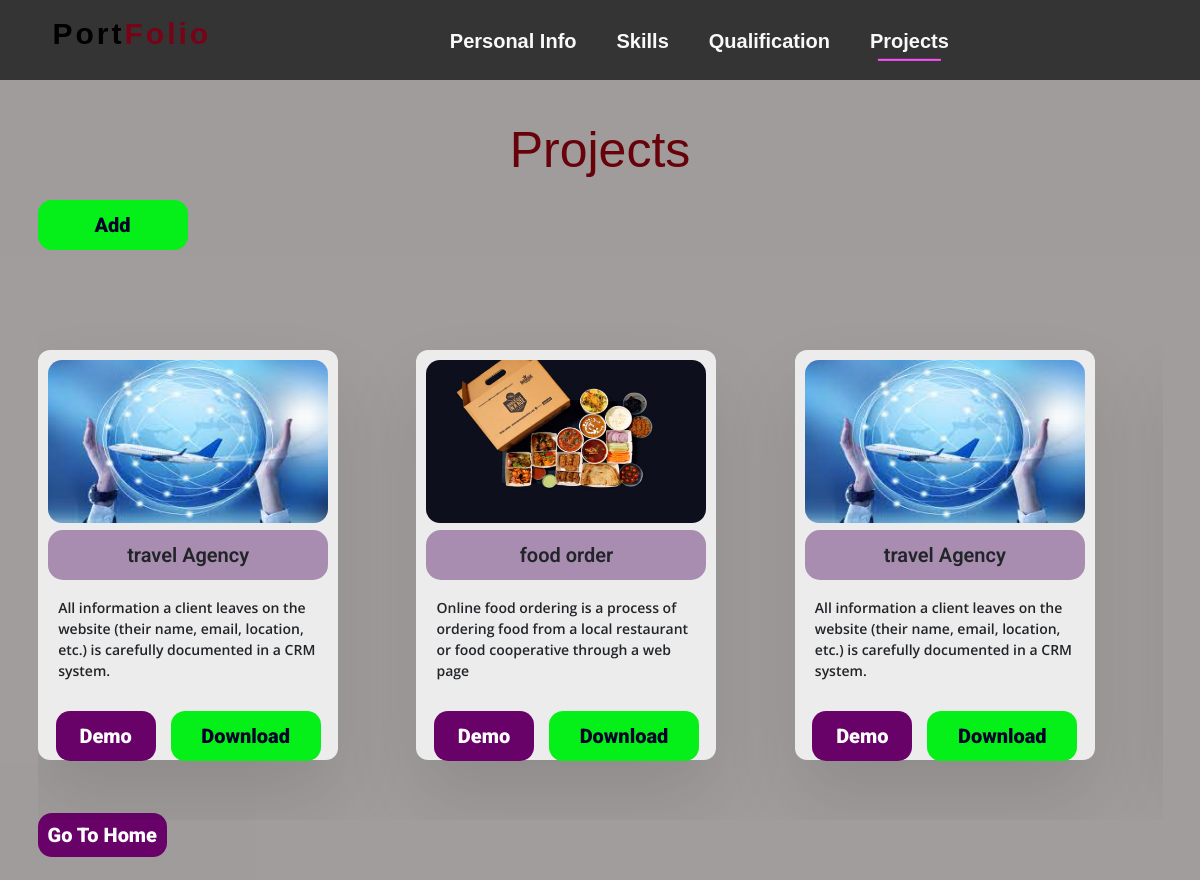
/project.php (signed in), run on the app's committed database.
### tables this page shows
CREATE TABLE `project` (
  `pid` int NOT NULL,
  `pmail` varchar(255) NOT NULL,
  `pname` varchar(255) NOT NULL,
  `pdesc` varchar(255) NOT NULL,
  `pimg` varchar(255) NOT NULL
);

### project.php (the view, shortened to what this page needs)
<?php
include "conn.php";
?>
<!DOCTYPE html>
<html lang="en">
<head>
    <link rel="stylesheet" href="css/bootstrap.min.css">
    <link rel="stylesheet" href="css/owl.carousel.min.css">
    <link rel="stylesheet" href="https://stackpath.bootstrapcdn.com/font-awesome/4.7.0/css/font-awesome.min.css">
    <link rel="stylesheet" href="css/owl.theme.green.css">
    <link rel="stylesheet" href="css/style.css">
    <link rel="stylesheet" href="css/res.css">
    <link rel="stylesheet" href="css/register.css">
</head>
<body id="register">
    <section id="Home-header">
        <div class="container">
            <div class="row">
                <nav class="navbar navbar-expand-lg ">
                    <div class="container">
                    <a class="navbar-brand" href="index.php">
                        <p>Port<span>Folio</span></p>
                    </a>
                        <div class="collapse navbar-collapse justify-content-end" id="navbarSupportedContent">
                            <ul class="navbar-nav ms-auto me-auto mb-2 mb-lg-0">
                                <li class="nav-item">
                                    <a class="nav-link" aria-current="page" href="register.php">Personal Info</a>
                                </li>
                                <li class="nav-item">
                                    <a class="nav-link" href="skill.php">Skills</a>
                                </li>
                                <li class="nav-item">
                                    <a class="nav-link" href="qualification.php">Qualification</a>
                                </li>
                                <li class="nav-item">
                                    <a class="nav-link  active" href="project.php">Projects</a>
                                </li>
                            </ul>
                        </div>
                    </div>
                </nav>
            </div>
        </div>
    </section>
    <section id="project">
        <div class="container">
            <div class="row prjhead">
                <h1>Projects</h1>
            </div>
            <a id="downbtn" class="btn" href="addprj.php">Add</a>
            <div class="row" id="project_slider">
                <div class="owl-carousel owl-theme">
                <?php
                    $sqlp = "SELECT * FROM project WHERE pmail='{$_SESSION['mail']}'";
                    $resp = mysqli_query($con, $sqlp) or die("query failled");
                    if(mysqli_num_rows($resp)>0){
                        while($rowp=mysqli_fetch_assoc($resp)){
                    ?>
                    <div class="project-content">
                        <div class="crd-img">
                            <img src="upload/<?php echo $rowp['pimg']; ?>" class="img-fluid" alt="">
                        </div>
                        <div class="crd-title">
                            <p><?php echo $rowp['pname']; ?></p>
                        </div>
                        <div class="desc">
                        <?php echo $rowp['pdesc']; ?>
                        </div>
                        <div class="crd-footer">
                            <a id="demobtn" href="#">Demo</a>
                            <a id="downbtn" href="#">Download</a>
                        </div>
                    </div>
                    <?php }
                    }else{
                        echo "<h1>Not Found</h2>";
                    }
                    ?>
                </div>
            </div>
            <a id="demobtn" href="index.php">Go To Home</a>
        </div>
    </section>
</body>
</html>

### css/style.css (style rules this page uses)
*, *::after, *::before { -webkit-box-sizing: border-box; box-sizing: border-box; margin: 0; padding: 0; }
h1, h2, h3, h4, h5, h6, p { margin: 0; }
html { font-size: 62.5%; }
body { font-family: Arial, Helvetica, sans-serif; font-size: 100%; font-weight: 400; overflow-X: hidden; background: rgba(183, 183, 190, 0.212); scroll-behavior: smooth; }
a, a:hover { text-decoration: none; }
ul, ol { margin: 0%; padding: 0%; }
#Home-header { background-color: #000000c7; height: 80px; }
.navbar-nav a.nav-link { position: relative; padding: 0.6rem 1.3rem; color: rgb(1, 8, 78); font-weight: 600; font-size: 20px; -webkit-transition: font-weight 0.3s ease-in-out; -moz-transition: font-weight 0.3s ease-in-out; -ms-transition: font-weight 0.3s ease-in-out; -o-transition: font-weight 0.3s ease-in-out; transition: font-weight 0.3s ease-in-out; }
#Home-header .navbar-nav a.nav-link { margin-top: 15px; margin-left: 30px; color: #f9f9f9; }
.navbar-nav a.nav-link::after { content: ""; display: block; width: 0%; height: .23rem; box-sizing: border-box; background-color: rgb(255, 79, 255); transition: width 0.3s; position: absolute; left: 50%; transform: translate(-50%, -50%); bottom: 0; }
.navbar-nav a.nav-link:hover::after, .navbar-nav a.nav-link.active::after { width: 70%; transition: width 0.3s; }
.navbar-brand { display: flex; justify-content: space-between; align-items: center; }
.navbar-brand p { color: rgb(0, 0, 0); font-size: 30px; font-weight: 900; letter-spacing: 3px; }
.navbar-brand span { color: rgb(121, 3, 22); }
.abouth h2,.prjhead h1,.heading-section { font-size:50px; text-align: center; margin-top: 40px; color: rgb(104, 2, 10); }
#project { min-height:800px; margin-top:0px ; padding-bottom: 0px; }
.project-content { margin-top: 100px; margin-bottom: 60px; height: 410px; background: rgba(250, 250, 250, 0.856); width: 300px; padding: 10px; border-radius: 12px; box-shadow: 0 38px 76px 0 rgba(0, 0, 0, 0.11); }
.crd-img img { height: 163px; border-radius: 14px; }
.crd-title p { font-size: 20px; font-family: 'Roboto',sans-serif; font-weight: 600; background-color: rgba(67, 0, 87, 0.404); padding: 10px; margin-top: 7px; border-radius: 15px; text-align: center; }
.desc { font-size: 14px; font-family: 'Open Sans',sans-serif; font-weight: 600; ; padding: 10px; margin-top: 7px; }
.crd-footer { display: flex; justify-content: space-around; align-items: center; }
#demobtn { padding: 10px; height: 50px; width: 100px; border: none; margin-top: 20px; background: rgb(104, 2, 104); color: white; font-size: 20px; font-weight: 900; border-radius: 14px; transition: all 0.5s ease-in-out; font-family: 'Roboto',sans-serif; text-align: center; transition: all 0.5s ease-in-out; }
#downbtn { padding: 10px; height: 50px; width: 150px; border: none; margin-top: 20px; background: rgb(5, 240, 25); color: rgb(0, 3, 41); font-size: 20px; font-weight: 900; border-radius: 14px; transition: all 0.5s ease-in-out; font-family: 'Roboto',sans-serif; text-align: center; transition: all 0.5s ease-in-out; }

### css/register.css (style rules this page uses)
body { background-image: url(".././pic/abtu.jpg"); background-position: center; background-size: cover; background-repeat: no-repeat; height: 100%; background-attachment:scroll; }
#project { background: #8f8a8ad0; height: 100vh; }
#project .container .row { justify-content: center; align-items: center; }

### data on the page
project: pimg (picture), pname "food order", pdesc "Online food ordering is a process of ordering food from a local restaurant or food cooperative through a web page"
project: pimg (picture), pname "travel Agency", pdesc "All information a client leaves on the website (their name, email, location, etc.) is carefully documented in a CRM system."
